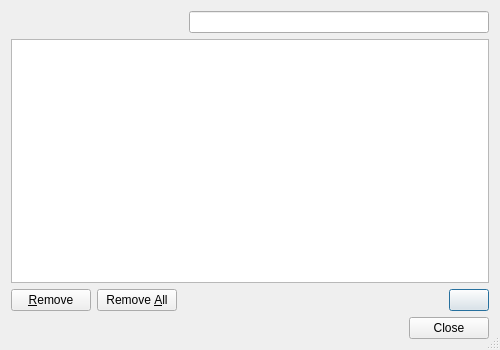
<?xml version="1.0" encoding="UTF-8"?>
<ui version="4.0">
 <class>PasswordsDialog</class>
 <widget class="QDialog" name="PasswordsDialog">
  <property name="geometry">
   <rect>
    <x>0</x>
    <y>0</y>
    <width>500</width>
    <height>350</height>
   </rect>
  </property>
  <property name="windowTitle">
   <string>Saved Passwords</string>
  </property>
  <property name="sizeGripEnabled">
   <bool>true</bool>
  </property>
  <layout class="QVBoxLayout" name="verticalLayout">
   <item>
    <layout class="QHBoxLayout" name="horizontalLayout_2">
     <item>
      <spacer name="horizontalSpacer">
       <property name="orientation">
        <enum>Qt::Horizontal</enum>
       </property>
       <property name="sizeHint" stdset="0">
        <size>
         <width>40</width>
         <height>20</height>
        </size>
       </property>
      </spacer>
     </item>
     <item>
      <layout class="QHBoxLayout" name="horizontalLayout">
       <property name="spacing">
        <number>0</number>
       </property>
       <item>
        <widget class="QLineEdit" name="searchEdit">
         <property name="sizePolicy">
          <sizepolicy hsizetype="Expanding" vsizetype="Fixed">
           <horstretch>0</horstretch>
           <verstretch>0</verstretch>
          </sizepolicy>
         </property>
         <property name="minimumSize">
          <size>
           <width>300</width>
           <height>0</height>
          </size>
         </property>
         <property name="toolTip">
          <string>Enter search term</string>
         </property>
         <property name="clearButtonEnabled">
          <bool>true</bool>
         </property>
        </widget>
       </item>
      </layout>
     </item>
    </layout>
   </item>
   <item>
    <widget class="EricTableView" name="passwordsTable">
     <property name="alternatingRowColors">
      <bool>true</bool>
     </property>
     <property name="selectionBehavior">
      <enum>QAbstractItemView::SelectRows</enum>
     </property>
     <property name="textElideMode">
      <enum>Qt::ElideMiddle</enum>
     </property>
     <property name="showGrid">
      <bool>false</bool>
     </property>
     <property name="sortingEnabled">
      <bool>true</bool>
     </property>
    </widget>
   </item>
   <item>
    <layout class="QHBoxLayout" name="horizontalLayout_3">
     <item>
      <widget class="QPushButton" name="removeButton">
       <property name="toolTip">
        <string>Press to remove the selected entries</string>
       </property>
       <property name="text">
        <string>&amp;Remove</string>
       </property>
       <property name="autoDefault">
        <bool>false</bool>
       </property>
      </widget>
     </item>
     <item>
      <widget class="QPushButton" name="removeAllButton">
       <property name="toolTip">
        <string>Press to remove all entries</string>
       </property>
       <property name="text">
        <string>Remove &amp;All</string>
       </property>
       <property name="autoDefault">
        <bool>false</bool>
       </property>
      </widget>
     </item>
     <item>
      <spacer name="horizontalSpacer_2">
       <property name="orientation">
        <enum>Qt::Horizontal</enum>
       </property>
       <property name="sizeHint" stdset="0">
        <size>
         <width>208</width>
         <height>20</height>
        </size>
       </property>
      </spacer>
     </item>
     <item>
      <widget class="QPushButton" name="passwordsButton">
       <property name="toolTip">
        <string>Press to toggle the display of passwords</string>
       </property>
       <property name="text">
        <string/>
       </property>
      </widget>
     </item>
    </layout>
   </item>
   <item>
    <widget class="QDialogButtonBox" name="buttonBox">
     <property name="orientation">
      <enum>Qt::Horizontal</enum>
     </property>
     <property name="standardButtons">
      <set>QDialogButtonBox::Close</set>
     </property>
    </widget>
   </item>
  </layout>
 </widget>
 <customwidgets>
  <customwidget>
   <class>EricTableView</class>
   <extends>QTableView</extends>
   <header>EricWidgets/EricTableView.h</header>
  </customwidget>
 </customwidgets>
 <tabstops>
  <tabstop>searchEdit</tabstop>
  <tabstop>passwordsTable</tabstop>
  <tabstop>removeButton</tabstop>
  <tabstop>removeAllButton</tabstop>
  <tabstop>passwordsButton</tabstop>
  <tabstop>buttonBox</tabstop>
 </tabstops>
 <resources/>
 <connections>
  <connection>
   <sender>buttonBox</sender>
   <signal>accepted()</signal>
   <receiver>PasswordsDialog</receiver>
   <slot>accept()</slot>
   <hints>
    <hint type="sourcelabel">
     <x>237</x>
     <y>340</y>
    </hint>
    <hint type="destinationlabel">
     <x>157</x>
     <y>274</y>
    </hint>
   </hints>
  </connection>
  <connection>
   <sender>buttonBox</sender>
   <signal>rejected()</signal>
   <receiver>PasswordsDialog</receiver>
   <slot>reject()</slot>
   <hints>
    <hint type="sourcelabel">
     <x>325</x>
     <y>340</y>
    </hint>
    <hint type="destinationlabel">
     <x>286</x>
     <y>274</y>
    </hint>
   </hints>
  </connection>
 </connections>
</ui>
